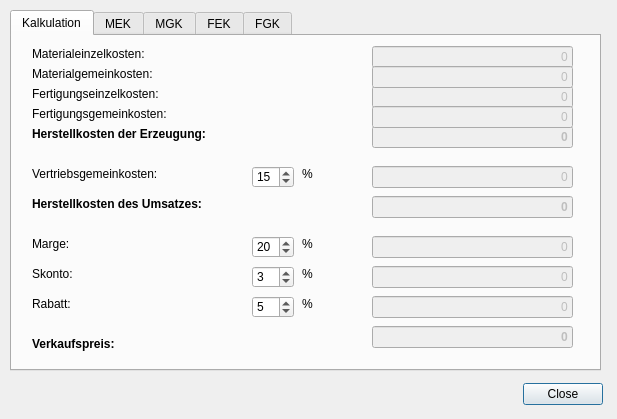
<?xml version="1.0" encoding="UTF-8"?>
<ui version="4.0">
 <class>Dialog</class>
 <widget class="QDialog" name="Dialog">
  <property name="geometry">
   <rect>
    <x>0</x>
    <y>0</y>
    <width>617</width>
    <height>419</height>
   </rect>
  </property>
  <property name="windowTitle">
   <string>Kalkulation</string>
  </property>
  <widget class="QDialogButtonBox" name="buttonBox">
   <property name="geometry">
    <rect>
     <x>410</x>
     <y>380</y>
     <width>193</width>
     <height>28</height>
    </rect>
   </property>
   <property name="standardButtons">
    <set>QDialogButtonBox::Close</set>
   </property>
  </widget>
  <widget class="QTabWidget" name="tabWidget">
   <property name="geometry">
    <rect>
     <x>10</x>
     <y>10</y>
     <width>591</width>
     <height>361</height>
    </rect>
   </property>
   <property name="currentIndex">
    <number>0</number>
   </property>
   <widget class="QWidget" name="tab_calc">
    <attribute name="title">
     <string>Kalkulation</string>
    </attribute>
    <widget class="QLineEdit" name="lineEdit_fek">
     <property name="enabled">
      <bool>false</bool>
     </property>
     <property name="geometry">
      <rect>
       <x>360</x>
       <y>50</y>
       <width>201</width>
       <height>22</height>
      </rect>
     </property>
     <property name="text">
      <string>0</string>
     </property>
     <property name="alignment">
      <set>Qt::AlignRight|Qt::AlignTrailing|Qt::AlignVCenter</set>
     </property>
    </widget>
    <widget class="QLabel" name="label_skonto">
     <property name="geometry">
      <rect>
       <x>20</x>
       <y>230</y>
       <width>211</width>
       <height>16</height>
      </rect>
     </property>
     <property name="text">
      <string>Skonto:</string>
     </property>
    </widget>
    <widget class="QLabel" name="label_skonto_percent">
     <property name="geometry">
      <rect>
       <x>290</x>
       <y>230</y>
       <width>21</width>
       <height>16</height>
      </rect>
     </property>
     <property name="text">
      <string>%</string>
     </property>
    </widget>
    <widget class="QLineEdit" name="lineEdit_vgk">
     <property name="enabled">
      <bool>false</bool>
     </property>
     <property name="geometry">
      <rect>
       <x>360</x>
       <y>130</y>
       <width>201</width>
       <height>22</height>
      </rect>
     </property>
     <property name="text">
      <string>0</string>
     </property>
     <property name="alignment">
      <set>Qt::AlignRight|Qt::AlignTrailing|Qt::AlignVCenter</set>
     </property>
    </widget>
    <widget class="QLabel" name="label_profit">
     <property name="geometry">
      <rect>
       <x>20</x>
       <y>200</y>
       <width>211</width>
       <height>16</height>
      </rect>
     </property>
     <property name="text">
      <string>Marge:</string>
     </property>
    </widget>
    <widget class="QLabel" name="label_profit_percent">
     <property name="geometry">
      <rect>
       <x>290</x>
       <y>200</y>
       <width>21</width>
       <height>16</height>
      </rect>
     </property>
     <property name="text">
      <string>%</string>
     </property>
    </widget>
    <widget class="QLabel" name="label_cogm">
     <property name="geometry">
      <rect>
       <x>20</x>
       <y>90</y>
       <width>211</width>
       <height>16</height>
      </rect>
     </property>
     <property name="font">
      <font>
       <weight>75</weight>
       <bold>true</bold>
       <underline>false</underline>
      </font>
     </property>
     <property name="text">
      <string>Herstellkosten der Erzeugung:</string>
     </property>
    </widget>
    <widget class="QLabel" name="label_cogs">
     <property name="geometry">
      <rect>
       <x>20</x>
       <y>160</y>
       <width>211</width>
       <height>16</height>
      </rect>
     </property>
     <property name="font">
      <font>
       <weight>75</weight>
       <bold>true</bold>
       <underline>false</underline>
      </font>
     </property>
     <property name="text">
      <string>Herstellkosten des Umsatzes:</string>
     </property>
    </widget>
    <widget class="QLabel" name="label_price">
     <property name="geometry">
      <rect>
       <x>20</x>
       <y>300</y>
       <width>211</width>
       <height>16</height>
      </rect>
     </property>
     <property name="font">
      <font>
       <weight>75</weight>
       <bold>true</bold>
       <underline>false</underline>
      </font>
     </property>
     <property name="text">
      <string>Verkaufspreis:</string>
     </property>
    </widget>
    <widget class="QLineEdit" name="lineEdit_cogm">
     <property name="enabled">
      <bool>false</bool>
     </property>
     <property name="geometry">
      <rect>
       <x>360</x>
       <y>90</y>
       <width>201</width>
       <height>22</height>
      </rect>
     </property>
     <property name="font">
      <font>
       <weight>75</weight>
       <bold>true</bold>
      </font>
     </property>
     <property name="text">
      <string>0</string>
     </property>
     <property name="alignment">
      <set>Qt::AlignRight|Qt::AlignTrailing|Qt::AlignVCenter</set>
     </property>
    </widget>
    <widget class="QLabel" name="label_vgk_percent">
     <property name="geometry">
      <rect>
       <x>290</x>
       <y>130</y>
       <width>21</width>
       <height>16</height>
      </rect>
     </property>
     <property name="text">
      <string>%</string>
     </property>
    </widget>
    <widget class="QLabel" name="label_rebates_percent">
     <property name="geometry">
      <rect>
       <x>290</x>
       <y>260</y>
       <width>21</width>
       <height>16</height>
      </rect>
     </property>
     <property name="text">
      <string>%</string>
     </property>
    </widget>
    <widget class="QLineEdit" name="lineEdit_price">
     <property name="enabled">
      <bool>false</bool>
     </property>
     <property name="geometry">
      <rect>
       <x>360</x>
       <y>290</y>
       <width>201</width>
       <height>22</height>
      </rect>
     </property>
     <property name="font">
      <font>
       <weight>75</weight>
       <bold>true</bold>
      </font>
     </property>
     <property name="text">
      <string>0</string>
     </property>
     <property name="alignment">
      <set>Qt::AlignRight|Qt::AlignTrailing|Qt::AlignVCenter</set>
     </property>
    </widget>
    <widget class="QSpinBox" name="spinBox_vgk">
     <property name="enabled">
      <bool>true</bool>
     </property>
     <property name="geometry">
      <rect>
       <x>240</x>
       <y>130</y>
       <width>42</width>
       <height>22</height>
      </rect>
     </property>
     <property name="maximum">
      <number>100</number>
     </property>
     <property name="value">
      <number>15</number>
     </property>
    </widget>
    <widget class="QLineEdit" name="lineEdit_cogs">
     <property name="enabled">
      <bool>false</bool>
     </property>
     <property name="geometry">
      <rect>
       <x>360</x>
       <y>160</y>
       <width>201</width>
       <height>22</height>
      </rect>
     </property>
     <property name="font">
      <font>
       <weight>75</weight>
       <bold>true</bold>
      </font>
     </property>
     <property name="text">
      <string>0</string>
     </property>
     <property name="alignment">
      <set>Qt::AlignRight|Qt::AlignTrailing|Qt::AlignVCenter</set>
     </property>
    </widget>
    <widget class="QLineEdit" name="lineEdit_rebates">
     <property name="enabled">
      <bool>false</bool>
     </property>
     <property name="geometry">
      <rect>
       <x>360</x>
       <y>260</y>
       <width>201</width>
       <height>22</height>
      </rect>
     </property>
     <property name="text">
      <string>0</string>
     </property>
     <property name="alignment">
      <set>Qt::AlignRight|Qt::AlignTrailing|Qt::AlignVCenter</set>
     </property>
    </widget>
    <widget class="QSpinBox" name="spinBox_skonto">
     <property name="enabled">
      <bool>true</bool>
     </property>
     <property name="geometry">
      <rect>
       <x>240</x>
       <y>230</y>
       <width>42</width>
       <height>22</height>
      </rect>
     </property>
     <property name="maximum">
      <number>100</number>
     </property>
     <property name="value">
      <number>3</number>
     </property>
    </widget>
    <widget class="QLineEdit" name="lineEdit_mek">
     <property name="enabled">
      <bool>false</bool>
     </property>
     <property name="geometry">
      <rect>
       <x>360</x>
       <y>10</y>
       <width>201</width>
       <height>22</height>
      </rect>
     </property>
     <property name="text">
      <string>0</string>
     </property>
     <property name="alignment">
      <set>Qt::AlignRight|Qt::AlignTrailing|Qt::AlignVCenter</set>
     </property>
    </widget>
    <widget class="QLabel" name="label_mgk">
     <property name="geometry">
      <rect>
       <x>20</x>
       <y>30</y>
       <width>211</width>
       <height>16</height>
      </rect>
     </property>
     <property name="text">
      <string>Materialgemeinkosten:</string>
     </property>
    </widget>
    <widget class="QSpinBox" name="spinBox_profit">
     <property name="enabled">
      <bool>true</bool>
     </property>
     <property name="geometry">
      <rect>
       <x>240</x>
       <y>200</y>
       <width>42</width>
       <height>22</height>
      </rect>
     </property>
     <property name="maximum">
      <number>100</number>
     </property>
     <property name="value">
      <number>20</number>
     </property>
    </widget>
    <widget class="QLineEdit" name="lineEdit_mgk">
     <property name="enabled">
      <bool>false</bool>
     </property>
     <property name="geometry">
      <rect>
       <x>360</x>
       <y>30</y>
       <width>201</width>
       <height>22</height>
      </rect>
     </property>
     <property name="text">
      <string>0</string>
     </property>
     <property name="alignment">
      <set>Qt::AlignRight|Qt::AlignTrailing|Qt::AlignVCenter</set>
     </property>
    </widget>
    <widget class="QLabel" name="label_vgk">
     <property name="geometry">
      <rect>
       <x>20</x>
       <y>130</y>
       <width>211</width>
       <height>16</height>
      </rect>
     </property>
     <property name="text">
      <string>Vertriebsgemeinkosten:</string>
     </property>
    </widget>
    <widget class="QLineEdit" name="lineEdit_fgk">
     <property name="enabled">
      <bool>false</bool>
     </property>
     <property name="geometry">
      <rect>
       <x>360</x>
       <y>70</y>
       <width>201</width>
       <height>22</height>
      </rect>
     </property>
     <property name="text">
      <string>0</string>
     </property>
     <property name="alignment">
      <set>Qt::AlignRight|Qt::AlignTrailing|Qt::AlignVCenter</set>
     </property>
    </widget>
    <widget class="QLineEdit" name="lineEdit_skonto">
     <property name="enabled">
      <bool>false</bool>
     </property>
     <property name="geometry">
      <rect>
       <x>360</x>
       <y>230</y>
       <width>201</width>
       <height>22</height>
      </rect>
     </property>
     <property name="text">
      <string>0</string>
     </property>
     <property name="alignment">
      <set>Qt::AlignRight|Qt::AlignTrailing|Qt::AlignVCenter</set>
     </property>
    </widget>
    <widget class="QSpinBox" name="spinBox_rebates">
     <property name="enabled">
      <bool>true</bool>
     </property>
     <property name="geometry">
      <rect>
       <x>240</x>
       <y>260</y>
       <width>42</width>
       <height>22</height>
      </rect>
     </property>
     <property name="maximum">
      <number>100</number>
     </property>
     <property name="value">
      <number>5</number>
     </property>
    </widget>
    <widget class="QLabel" name="label_fek">
     <property name="geometry">
      <rect>
       <x>20</x>
       <y>50</y>
       <width>211</width>
       <height>16</height>
      </rect>
     </property>
     <property name="text">
      <string>Fertigungseinzelkosten:</string>
     </property>
    </widget>
    <widget class="QLabel" name="label_mek">
     <property name="geometry">
      <rect>
       <x>20</x>
       <y>10</y>
       <width>211</width>
       <height>16</height>
      </rect>
     </property>
     <property name="text">
      <string>Materialeinzelkosten:</string>
     </property>
    </widget>
    <widget class="QLabel" name="label_fgk">
     <property name="geometry">
      <rect>
       <x>20</x>
       <y>70</y>
       <width>211</width>
       <height>16</height>
      </rect>
     </property>
     <property name="text">
      <string>Fertigungsgemeinkosten:</string>
     </property>
    </widget>
    <widget class="QLineEdit" name="lineEdit_profit">
     <property name="enabled">
      <bool>false</bool>
     </property>
     <property name="geometry">
      <rect>
       <x>360</x>
       <y>200</y>
       <width>201</width>
       <height>22</height>
      </rect>
     </property>
     <property name="text">
      <string>0</string>
     </property>
     <property name="alignment">
      <set>Qt::AlignRight|Qt::AlignTrailing|Qt::AlignVCenter</set>
     </property>
    </widget>
    <widget class="QLabel" name="label_rebates">
     <property name="geometry">
      <rect>
       <x>20</x>
       <y>260</y>
       <width>211</width>
       <height>16</height>
      </rect>
     </property>
     <property name="text">
      <string>Rabatt:</string>
     </property>
    </widget>
   </widget>
   <widget class="QWidget" name="tab_mek">
    <attribute name="title">
     <string>MEK</string>
    </attribute>
    <widget class="QLabel" name="label_material">
     <property name="geometry">
      <rect>
       <x>20</x>
       <y>20</y>
       <width>211</width>
       <height>16</height>
      </rect>
     </property>
     <property name="text">
      <string>Material:</string>
     </property>
    </widget>
    <widget class="QLabel" name="label_material_text">
     <property name="geometry">
      <rect>
       <x>360</x>
       <y>20</y>
       <width>211</width>
       <height>16</height>
      </rect>
     </property>
     <property name="text">
      <string/>
     </property>
    </widget>
    <widget class="QLabel" name="label_mek_detail">
     <property name="geometry">
      <rect>
       <x>20</x>
       <y>230</y>
       <width>211</width>
       <height>16</height>
      </rect>
     </property>
     <property name="font">
      <font>
       <weight>75</weight>
       <bold>true</bold>
      </font>
     </property>
     <property name="text">
      <string>Materialeinzelkosten:</string>
     </property>
    </widget>
    <widget class="QLineEdit" name="lineEdit_mek_detail">
     <property name="enabled">
      <bool>false</bool>
     </property>
     <property name="geometry">
      <rect>
       <x>360</x>
       <y>230</y>
       <width>201</width>
       <height>22</height>
      </rect>
     </property>
     <property name="font">
      <font>
       <weight>75</weight>
       <bold>true</bold>
      </font>
     </property>
     <property name="text">
      <string>0</string>
     </property>
     <property name="alignment">
      <set>Qt::AlignRight|Qt::AlignTrailing|Qt::AlignVCenter</set>
     </property>
    </widget>
    <widget class="QLineEdit" name="lineEdit_sfgA">
     <property name="enabled">
      <bool>false</bool>
     </property>
     <property name="geometry">
      <rect>
       <x>360</x>
       <y>50</y>
       <width>201</width>
       <height>22</height>
      </rect>
     </property>
     <property name="font">
      <font>
       <weight>50</weight>
       <bold>false</bold>
      </font>
     </property>
     <property name="text">
      <string>0</string>
     </property>
     <property name="alignment">
      <set>Qt::AlignRight|Qt::AlignTrailing|Qt::AlignVCenter</set>
     </property>
    </widget>
    <widget class="QLabel" name="label_sfgA">
     <property name="geometry">
      <rect>
       <x>20</x>
       <y>50</y>
       <width>211</width>
       <height>16</height>
      </rect>
     </property>
     <property name="text">
      <string>Halbzeug a (mm):</string>
     </property>
    </widget>
    <widget class="QLabel" name="label_sfgB">
     <property name="geometry">
      <rect>
       <x>20</x>
       <y>70</y>
       <width>211</width>
       <height>16</height>
      </rect>
     </property>
     <property name="text">
      <string>Halbzeug b(mm):</string>
     </property>
    </widget>
    <widget class="QLineEdit" name="lineEdit_sfgB">
     <property name="enabled">
      <bool>false</bool>
     </property>
     <property name="geometry">
      <rect>
       <x>360</x>
       <y>70</y>
       <width>201</width>
       <height>22</height>
      </rect>
     </property>
     <property name="font">
      <font>
       <weight>50</weight>
       <bold>false</bold>
      </font>
     </property>
     <property name="text">
      <string>0</string>
     </property>
     <property name="alignment">
      <set>Qt::AlignRight|Qt::AlignTrailing|Qt::AlignVCenter</set>
     </property>
    </widget>
    <widget class="QLineEdit" name="lineEdit_sfgC">
     <property name="enabled">
      <bool>false</bool>
     </property>
     <property name="geometry">
      <rect>
       <x>360</x>
       <y>90</y>
       <width>201</width>
       <height>22</height>
      </rect>
     </property>
     <property name="font">
      <font>
       <weight>50</weight>
       <bold>false</bold>
      </font>
     </property>
     <property name="text">
      <string>0</string>
     </property>
     <property name="alignment">
      <set>Qt::AlignRight|Qt::AlignTrailing|Qt::AlignVCenter</set>
     </property>
    </widget>
    <widget class="QLabel" name="label_sfgC">
     <property name="geometry">
      <rect>
       <x>20</x>
       <y>90</y>
       <width>211</width>
       <height>16</height>
      </rect>
     </property>
     <property name="text">
      <string>Halbzeug c(mm):</string>
     </property>
    </widget>
    <widget class="QLabel" name="label_volume">
     <property name="geometry">
      <rect>
       <x>20</x>
       <y>120</y>
       <width>211</width>
       <height>16</height>
      </rect>
     </property>
     <property name="text">
      <string>Volumen(cm³):</string>
     </property>
    </widget>
    <widget class="QLineEdit" name="lineEdit_volume">
     <property name="enabled">
      <bool>false</bool>
     </property>
     <property name="geometry">
      <rect>
       <x>360</x>
       <y>120</y>
       <width>201</width>
       <height>22</height>
      </rect>
     </property>
     <property name="font">
      <font>
       <weight>50</weight>
       <bold>false</bold>
      </font>
     </property>
     <property name="text">
      <string>0</string>
     </property>
     <property name="alignment">
      <set>Qt::AlignRight|Qt::AlignTrailing|Qt::AlignVCenter</set>
     </property>
    </widget>
    <widget class="QLabel" name="label_density">
     <property name="geometry">
      <rect>
       <x>20</x>
       <y>140</y>
       <width>211</width>
       <height>16</height>
      </rect>
     </property>
     <property name="text">
      <string>Dichte (kg/cm³):</string>
     </property>
    </widget>
    <widget class="QLineEdit" name="lineEdit_density">
     <property name="enabled">
      <bool>false</bool>
     </property>
     <property name="geometry">
      <rect>
       <x>360</x>
       <y>140</y>
       <width>201</width>
       <height>22</height>
      </rect>
     </property>
     <property name="font">
      <font>
       <weight>50</weight>
       <bold>false</bold>
      </font>
     </property>
     <property name="text">
      <string>0</string>
     </property>
     <property name="alignment">
      <set>Qt::AlignRight|Qt::AlignTrailing|Qt::AlignVCenter</set>
     </property>
    </widget>
    <widget class="QLineEdit" name="lineEdit_weight">
     <property name="enabled">
      <bool>false</bool>
     </property>
     <property name="geometry">
      <rect>
       <x>360</x>
       <y>180</y>
       <width>201</width>
       <height>22</height>
      </rect>
     </property>
     <property name="font">
      <font>
       <weight>50</weight>
       <bold>false</bold>
      </font>
     </property>
     <property name="text">
      <string>0</string>
     </property>
     <property name="alignment">
      <set>Qt::AlignRight|Qt::AlignTrailing|Qt::AlignVCenter</set>
     </property>
    </widget>
    <widget class="QLabel" name="label_weight">
     <property name="geometry">
      <rect>
       <x>20</x>
       <y>180</y>
       <width>211</width>
       <height>16</height>
      </rect>
     </property>
     <property name="text">
      <string>Gewicht (kg):</string>
     </property>
    </widget>
    <widget class="QLineEdit" name="lineEdit_materialPrice">
     <property name="enabled">
      <bool>false</bool>
     </property>
     <property name="geometry">
      <rect>
       <x>360</x>
       <y>200</y>
       <width>201</width>
       <height>22</height>
      </rect>
     </property>
     <property name="font">
      <font>
       <weight>50</weight>
       <bold>false</bold>
      </font>
     </property>
     <property name="text">
      <string>0</string>
     </property>
     <property name="alignment">
      <set>Qt::AlignRight|Qt::AlignTrailing|Qt::AlignVCenter</set>
     </property>
    </widget>
    <widget class="QLabel" name="label_materialPrice">
     <property name="geometry">
      <rect>
       <x>20</x>
       <y>200</y>
       <width>211</width>
       <height>16</height>
      </rect>
     </property>
     <property name="text">
      <string>Preis (€/kg):</string>
     </property>
    </widget>
    <widget class="QLabel" name="label_times_2">
     <property name="geometry">
      <rect>
       <x>340</x>
       <y>70</y>
       <width>16</width>
       <height>21</height>
      </rect>
     </property>
     <property name="font">
      <font>
       <weight>50</weight>
       <bold>false</bold>
      </font>
     </property>
     <property name="text">
      <string>x</string>
     </property>
    </widget>
    <widget class="QLabel" name="label_times_3">
     <property name="geometry">
      <rect>
       <x>340</x>
       <y>90</y>
       <width>16</width>
       <height>21</height>
      </rect>
     </property>
     <property name="font">
      <font>
       <weight>50</weight>
       <bold>false</bold>
      </font>
     </property>
     <property name="text">
      <string>x</string>
     </property>
    </widget>
    <widget class="QLabel" name="label_times_4">
     <property name="geometry">
      <rect>
       <x>340</x>
       <y>140</y>
       <width>16</width>
       <height>21</height>
      </rect>
     </property>
     <property name="font">
      <font>
       <weight>50</weight>
       <bold>false</bold>
      </font>
     </property>
     <property name="text">
      <string>x</string>
     </property>
    </widget>
    <widget class="QLabel" name="label_times_5">
     <property name="geometry">
      <rect>
       <x>340</x>
       <y>200</y>
       <width>16</width>
       <height>21</height>
      </rect>
     </property>
     <property name="font">
      <font>
       <weight>50</weight>
       <bold>false</bold>
      </font>
     </property>
     <property name="text">
      <string>x</string>
     </property>
    </widget>
   </widget>
   <widget class="QWidget" name="tab_mgk">
    <attribute name="title">
     <string>MGK</string>
    </attribute>
   </widget>
   <widget class="QWidget" name="tab_fek">
    <attribute name="title">
     <string>FEK</string>
    </attribute>
   </widget>
   <widget class="QWidget" name="tab_fgk">
    <attribute name="title">
     <string>FGK</string>
    </attribute>
    <widget class="QLineEdit" name="lineEdit_fgk_detail">
     <property name="enabled">
      <bool>false</bool>
     </property>
     <property name="geometry">
      <rect>
       <x>360</x>
       <y>110</y>
       <width>201</width>
       <height>22</height>
      </rect>
     </property>
     <property name="font">
      <font>
       <pointsize>8</pointsize>
       <weight>75</weight>
       <bold>true</bold>
      </font>
     </property>
     <property name="text">
      <string>0</string>
     </property>
     <property name="alignment">
      <set>Qt::AlignRight|Qt::AlignTrailing|Qt::AlignVCenter</set>
     </property>
    </widget>
    <widget class="QLabel" name="label_fgk_detail">
     <property name="geometry">
      <rect>
       <x>20</x>
       <y>110</y>
       <width>211</width>
       <height>16</height>
      </rect>
     </property>
     <property name="font">
      <font>
       <weight>75</weight>
       <bold>true</bold>
      </font>
     </property>
     <property name="text">
      <string>Fertigungsgemeinkosten:</string>
     </property>
    </widget>
    <widget class="QLineEdit" name="lineEdit_mss">
     <property name="enabled">
      <bool>false</bool>
     </property>
     <property name="geometry">
      <rect>
       <x>360</x>
       <y>70</y>
       <width>201</width>
       <height>22</height>
      </rect>
     </property>
     <property name="text">
      <string>0</string>
     </property>
     <property name="alignment">
      <set>Qt::AlignRight|Qt::AlignTrailing|Qt::AlignVCenter</set>
     </property>
    </widget>
    <widget class="QLabel" name="label_mss">
     <property name="geometry">
      <rect>
       <x>20</x>
       <y>70</y>
       <width>211</width>
       <height>16</height>
      </rect>
     </property>
     <property name="text">
      <string>Maschinenstundensatz:</string>
     </property>
    </widget>
    <widget class="QLineEdit" name="lineEdit_ruestzeit">
     <property name="enabled">
      <bool>false</bool>
     </property>
     <property name="geometry">
      <rect>
       <x>360</x>
       <y>50</y>
       <width>201</width>
       <height>22</height>
      </rect>
     </property>
     <property name="text">
      <string>0</string>
     </property>
     <property name="alignment">
      <set>Qt::AlignRight|Qt::AlignTrailing|Qt::AlignVCenter</set>
     </property>
    </widget>
    <widget class="QLabel" name="label_ruestzeit">
     <property name="geometry">
      <rect>
       <x>20</x>
       <y>50</y>
       <width>211</width>
       <height>16</height>
      </rect>
     </property>
     <property name="text">
      <string>Rüstzeit (Stunden):</string>
     </property>
    </widget>
    <widget class="QLabel" name="label_machine">
     <property name="geometry">
      <rect>
       <x>20</x>
       <y>20</y>
       <width>211</width>
       <height>16</height>
      </rect>
     </property>
     <property name="text">
      <string>Machine:</string>
     </property>
    </widget>
    <widget class="QLabel" name="label_machine_text">
     <property name="geometry">
      <rect>
       <x>360</x>
       <y>20</y>
       <width>211</width>
       <height>16</height>
      </rect>
     </property>
     <property name="text">
      <string/>
     </property>
    </widget>
    <widget class="QLabel" name="label_times">
     <property name="geometry">
      <rect>
       <x>340</x>
       <y>70</y>
       <width>16</width>
       <height>21</height>
      </rect>
     </property>
     <property name="font">
      <font>
       <weight>50</weight>
       <bold>false</bold>
      </font>
     </property>
     <property name="text">
      <string>x</string>
     </property>
    </widget>
   </widget>
  </widget>
 </widget>
 <resources/>
 <connections/>
</ui>
